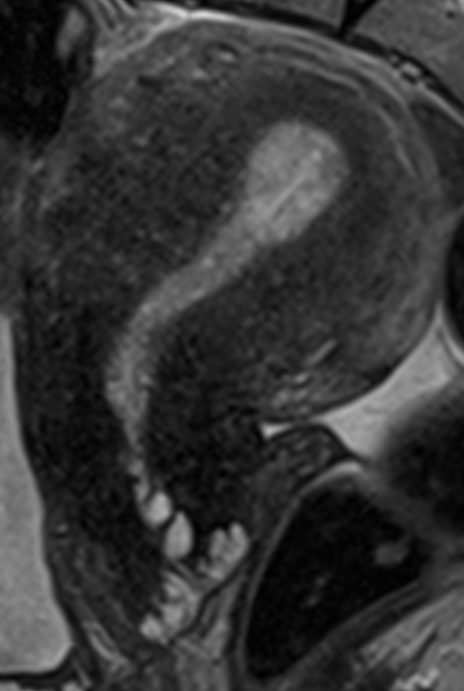
%> input picture synthetics/images/irm_simu.PNG, 464 x 691 px
$ octave Synthetic2.m   (GNU Octave 9; MATLAB toolbox functions it lacks are replaced by stand-ins)
%> lines starting %> are read from the running program, lines starting %| are printed output that depends on the picture
### synthetics/estimate_c.m
%% Input images

%compute the norms
y1=irm;
y2 = us./norm(us);

%y2 =us;
[n1,n2] = size(y2);

%resize the image to be 6 times bigger using bicubic
yint = y1;  %imresize(y1,6,'bicubic');

%YOUSSRA - denoise US image
%net = denoisingNetwork('DnCNN');
%y2 = denoiseImage(y2,net); %US denoising

%compute gradient
Jx = conv2(yint,[-1 1],'same');
Jy = conv2(yint,[-1 1]','same');
gradY = sqrt(Jx.^2+Jy.^2);

% Image vectorization
yi = reshape(yint,n1*n2,1);
yu = reshape(y2,n1*n2,1);
dyi =reshape(gradY,n1*n2,1);

% Compute matrice A
A = [ones(n1*n2,1) yi yi.^2 yi.^3 yi.^4 dyi dyi.*yi dyi.*yi.^2 dyi.*yi.^3 dyi.^2 dyi.^2.*yi ...
      dyi.^2.*yi.^2 dyi.^3 dyi.^3.*yi dyi.^4];
%A = [ones(n1*n2,1) yi yi.^2 yi.^3 dyi dyi.*yi dyi.*yi.^2 dyi.^2 dyi.^2.*yi ...
     % dyi.^3  ];
%% Pseudo inverse
%TO DO: one can add a regularization for the estimation of the polynomial
%coefficients
cest = pinv(A)*yu;  %%resultat


%% Compute xu = f(ym)
xu = A*cest;
xu = reshape(xu,n1,n2);

% % Display the result (uncomment to display)
%   figure;  imagesc(y2); colormap 'gray'
%   title('y_{us}');
%
%   figure; imagesc(yu); colormap 'gray'
%   title('yu = normalized us image')
%
%    figure; imagesc(yint); colormap 'gray'
%   title('yint = resize irm 6')
%
%   figure; imagesc(yi); colormap 'gray'
%   title('yi = reshape(yint,600*600,1)')
%
%   figure;  imagesc(xu); colormap 'gray'
%   title('\Phi(y_{irm})');
%   figure; imagesc(y1);colormap 'gray'
%   title('y_{irm}');

### synthetics/Synthetic2.m
close all
clear all
clc

addpath ./utils;
addpath ./images;

%% Read images
%Groud truth MRI
irm1_gt = double(imread('images/irm_simu.PNG'));
%> irm1_gt: size 691x464x3 double; min 1, max 214, mean 53.5; mean of the top-left, top-right, bottom-left and bottom-right quarters 48.9, 62.9, 55.4, 46.8
irm1_gt = irm1_gt(:,:,1);
%> irm1_gt: size 691x464 double
irm1_gt = irm1_gt/max(irm1_gt(:));
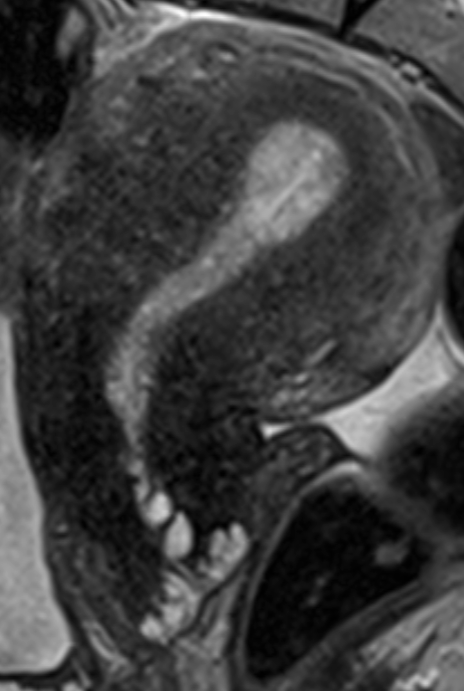
%> irm1_gt: size 691x464 double; min 0.00467, max 1, mean 0.25

%Ground Truth US created by applying a polynomial
c = zeros(10,1);
c(2) = 1;
c(3) = 1e-4;
c(4) = -1e-5;
c(5) = 1;
c(6) = 1e-3;
c(7) = 1e-5;
us1_gt = Link_poly(irm1_gt,c); % Ground truth US image created by a polynomial
%> in Link_poly, `Jx = conv2(x1,[-1 1],'same');`:
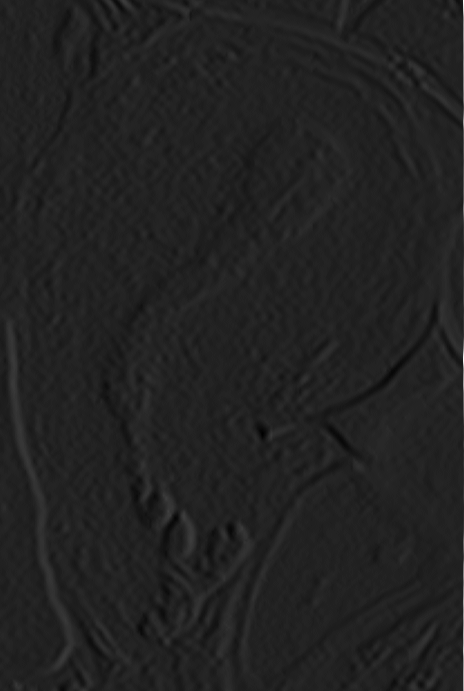
%> Jx: size 691x464 double; min -0.112, max 0.738, mean 0.000787; drawn with min black and max white
%> in Link_poly, `Jy = conv2(x1,[-1 1]','same');`:
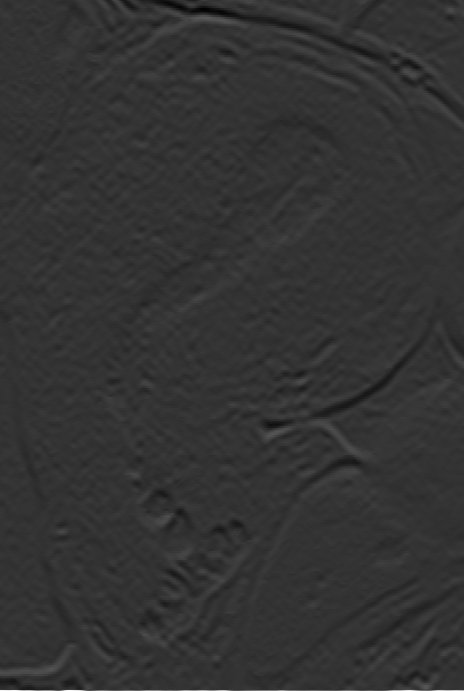
%> Jy: size 691x464 double; min -0.159, max 0.636, mean 0.000349; drawn with min black and max white
%> in Link_poly, `gradY = sqrt(Jx.^2+Jy.^2);`:
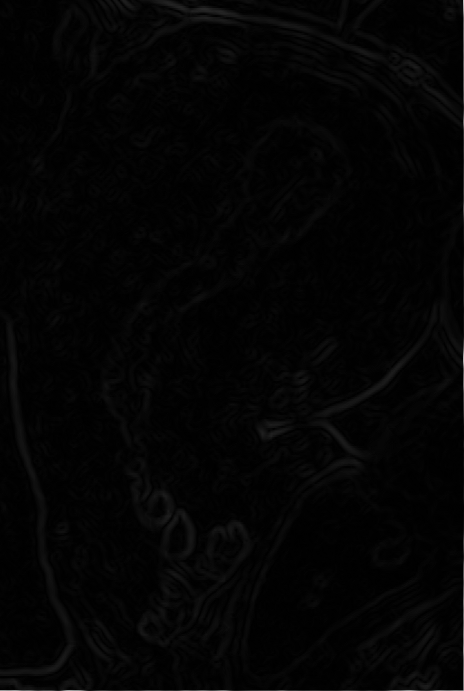
%> gradY: size 691x464 double; min 0, max 0.738, mean 0.0167
%> in Link_poly, `x2 = c(1) + c(2)*x1 + c(3)*x1.^2 + c(4)*x1.^3 + c(5)*gradY + c(6)*grad..`:
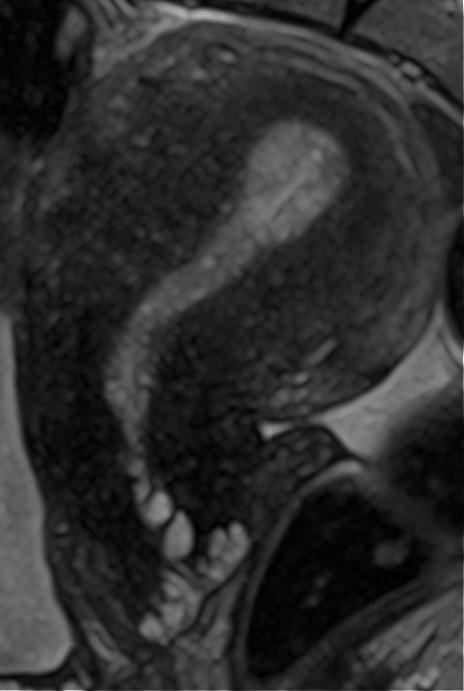
%> x2: size 691x464 double; min 0.00467, max 1.48, mean 0.267; drawn with min black and max white

figure;
imshow(irm1_gt,[]); colormap gray;
title('MRI GT');
figure;
imshow(us1_gt,[]); colormap gray;
title('US GT');
%% Creation of the observed images

% MRI observed image
% blurring
irm1_blurred = imgaussfilt(irm1_gt,4);
% decimation (d=1)
irm1_resized = irm1_blurred; %imresize(irm1_blurred,1/d);
% adding gaussian noise
sigma_noise = 0.026;
irm1 = irm1_resized + sigma_noise*randn(size(irm1_resized));
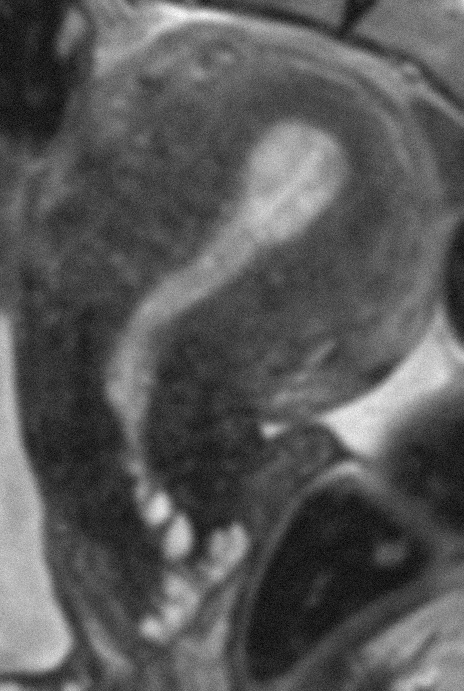
%> irm1: size 691x464 double; min -0.072, max 0.857, mean 0.25; drawn with min black and max white
figure;
imshow(irm1,[]); colormap gray;
title('MRI observation');

% US observed image
[n11,n21] = size(irm1_gt);
%> n11 = 691; n21 = 464
gamma1 = 0.09; % log-rayleigh noise parameter
us1 = us1_gt + gamma1*log(raylrnd(1,n11,n21)); % adding log-rayleigh noise
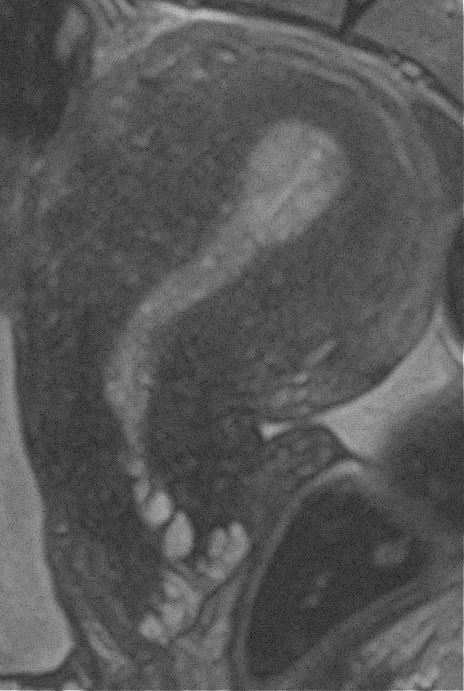
%> us1: size 691x464 double; min -0.416, max 1.58, mean 0.272; drawn with min black and max white
figure;
imshow(us1,[]); colormap gray;
title('US observation');

%% Fusion of the observed US and MRI
irm = irm1;
us = us1;
estimate_c;
%> `cest = pinv(A)*yu;`: cest = [0.000193; 0.00453; 0.00908; -0.0143; 0.00699; -0.0014; 0.00613; 0.0131; -0.0166; 0.0152; -0.195; 0.143; 0.189; 0.0355; -0.196]

output_args = cest;
%> output_args has the same summary as cest
c = abs(output_args);
%> c = [0.000193; 0.00453; 0.00908; 0.0143; 0.00699; 0.0014; 0.00613; 0.0131; 0.0166; 0.0152; 0.195; 0.143; 0.189; 0.0355; 0.196]

ym = double(irm)./double(max(irm(:)));
yu = double(us)./double(max(us(:)));

%> the run ends on the next line
net = denoisingNetwork('DnCNN');
% [9 lines not run here, left out]
function x2 = Link_poly(x1,c)
% x1 gradient
Jx = conv2(x1,[-1 1],'same');
Jy = conv2(x1,[-1 1]','same');
gradY = sqrt(Jx.^2+Jy.^2);

%Polynomial function
x2 = c(1) + c(2)*x1 + c(3)*x1.^2 + c(4)*x1.^3 +...
    c(5)*gradY + c(6)*gradY.*x1 + c(7)*gradY.*x1.^2 ...
    + c(8)*gradY.^2 + c(9)*gradY.^2.*x1 +  ...
    + c(10)*gradY.^3;

end
